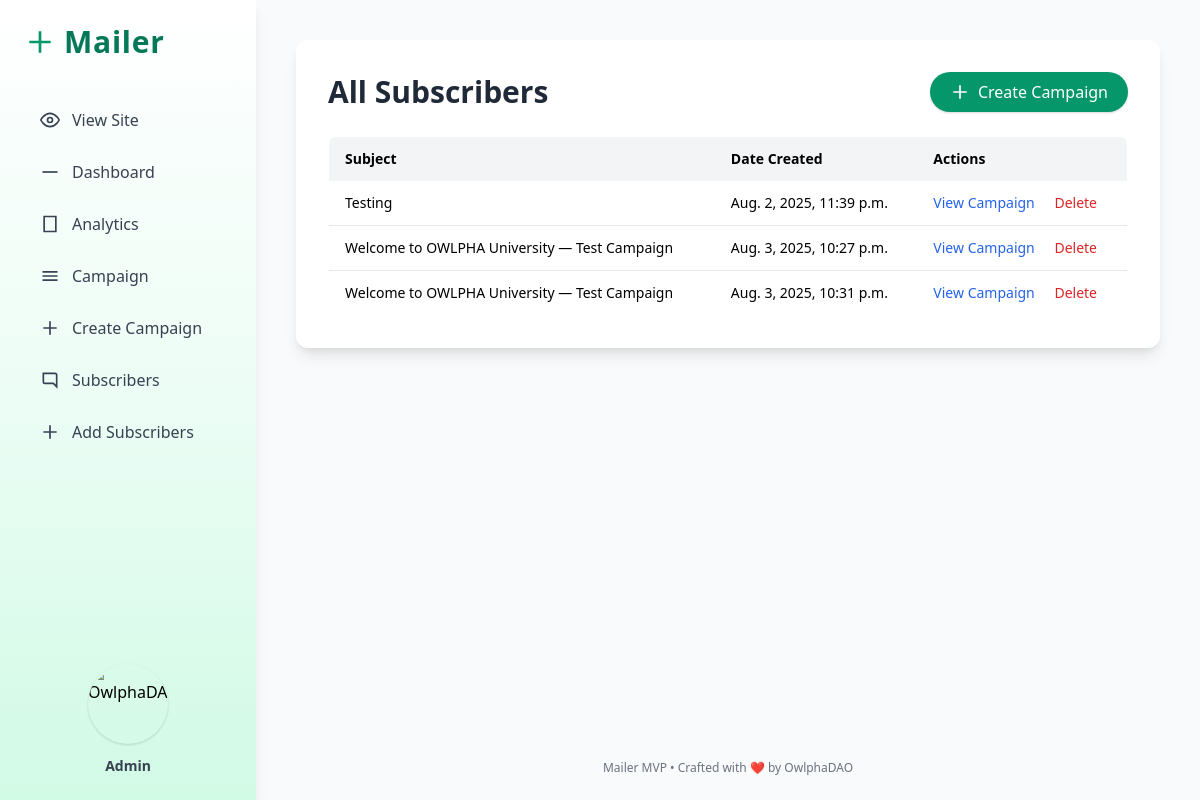
The app's page /campaigns/, older data.
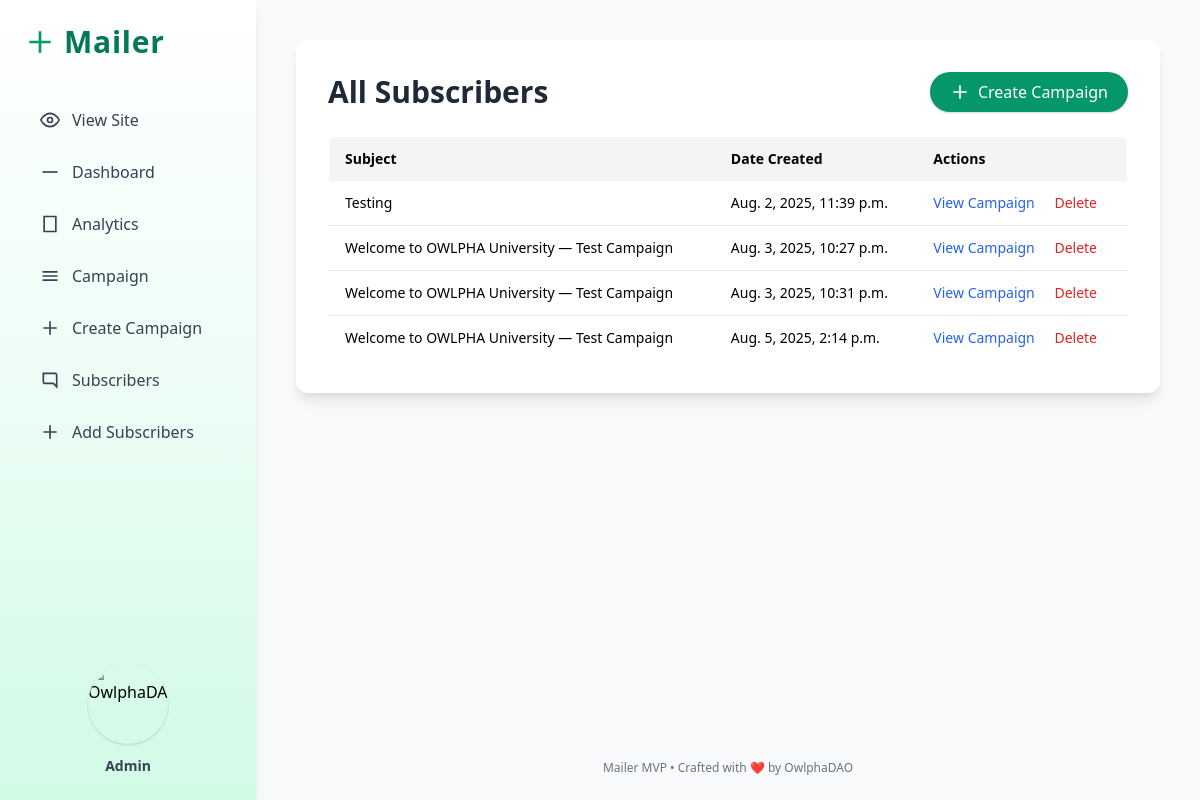
The same page, newer data.
### MailApp/models.py (models this page shows, shortened)
class Campaign(models.Model):
    subject = models.CharField(max_length=255)
    body = HTMLField()
    created_at = models.DateTimeField(auto_now_add=True)

### MailApp/views.py (the view)
# urls.py: path('campaigns/', views.campaign_list, name='campaign_list'),
def campaign_list(request):
    campaigns = Campaign.objects.all().order_by('created_at')
    context = {
        'campaigns': campaigns,
        'title': 'Campaign List | Mailer',
    }
    return render(request, 'pages/campaign_list.html', context)

### MailApp/templates/pages/campaign_list.html (shortened to what the changed rows need)
{% load static %}
<!DOCTYPE html>
<html lang="en">
    <head>
        <link rel = 'stylesheet' href='https://unpkg.com/boxicons@2.1.4/css/boxicons.min.css'>
        <link rel = 'stylesheet' href='https://cdn.jsdelivr.net/npm/bootstrap-icons@1.11.3/font/bootstrap-icons.min.css'>
        <link href="https://cdn.jsdelivr.net/npm/tailwindcss@2.2.19/dist/tailwind.min.css" rel="stylesheet">
    </head>
    <body class="h-screen flex bg-gray-50">
        <aside class="h-screen w-64 bg-gradient-to-b from-white via-green-50 to-green-100 shadow-lg p-6 flex flex-col fixed left-0 top-0">
            <div class="flex items-center gap-2 mb-10">
                <h1 class="text-3xl font-bold text-green-700 tracking-wide">Mailer</h1>
            </div>
        </aside>
        <main class="flex-1 ml-64 flex flex-col min-h-screen overflow-y-auto">
            <div class="flex-grow flex flex-col justify-start p-10">
                <div class="max-w-5xl w-full mx-auto p-8 bg-white rounded-xl shadow-lg">
                    <div class="flex justify-between items-center mb-6">
                        <h1 class="text-3xl font-bold text-gray-800">All Subscribers</h1>
                    </div>
                    <table class="min-w-full table-auto border border-gray-200 rounded-lg overflow-hidden">
                        <thead>
                            <tr class="bg-gray-100 text-left text-sm">
                                <th class="px-4 py-3 font-semibold">Subject</th>
                                <th class="px-4 py-3 font-semibold">Date Created</th>
                                <th class="px-4 py-3 font-semibold">Actions</th>
                            </tr>
                        </thead>
                        <tbody class="bg-white divide-y divide-gray-200 text-sm">
                            {% for campaign in campaigns %}
                            <tr>
                                <td class="px-4 py-3">{{ campaign.subject }}</td>
                                <td class="px-4 py-3">{{ campaign.created_at }}</td>
                                <td class="px-4 py-3 space-x-4">
                                    <a href="{% url 'campaign_view' campaign.pk %}" class="inline-block text-blue-600 font-medium hover:underline">View Campaign</a>
                                    <a href="{% url 'delete_campaign' campaign.pk %}" class="inline-block text-red-600 font-medium hover:underline" onclick="return confirm('Are you sure?');">Delete</a>
                                </td>
                            </tr>
                            {% empty %}
                            <tr>
                                <td colspan="3" class="px-4 py-4 text-center text-gray-500">No campaign yet.</td>
                            </tr>
                            {% endfor %}
                        </tbody>
                    </table>
                </div>
            </div>
        </main>
    </body>
</html>

Row changes from the older to the newer data that the page shows:
added Campaign: subject "Welcome to OWLPHA University — Test Campaign", created_at "Aug. 5, 2025, 2:14 p.m."
